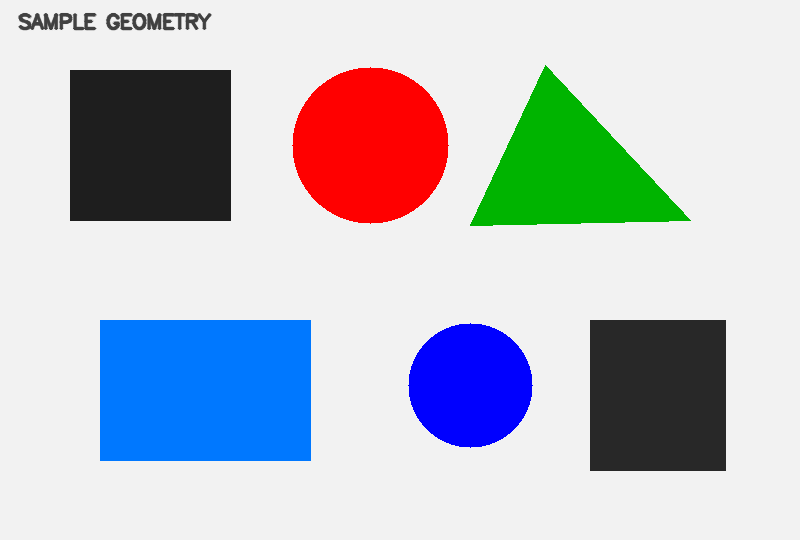
#> input picture Beginner Projects CLI/test_images/geometric_scene.png, 800 x 540 px
$ python contours.py
#> lines starting #> are read from the running program, lines starting #| are printed output that depends on the picture; after the words box and inside, x2 and y2 are one past the last pixel; in counts of white or black regions, pixels touching at a corner belong together
#> in main, image is the input picture: shape (540, 800, 3); mean B, G, R 200.4, 191.3, 187
"""Detect and annotate external contours in a still image."""
from __future__ import annotations
import argparse
from pathlib import Path
import cv2

HERE = Path(__file__).resolve().parent
DEFAULT_IMAGE = HERE / "test_images" / "geometric_scene.png"

def process(image, min_area=500):
#> called with min_area = 600
    if image is None or image.size == 0:
        raise ValueError("Input image is empty.")
    output = image.copy()
    gray = cv2.cvtColor(image, cv2.COLOR_BGR2GRAY) if image.ndim == 3 else image.copy()
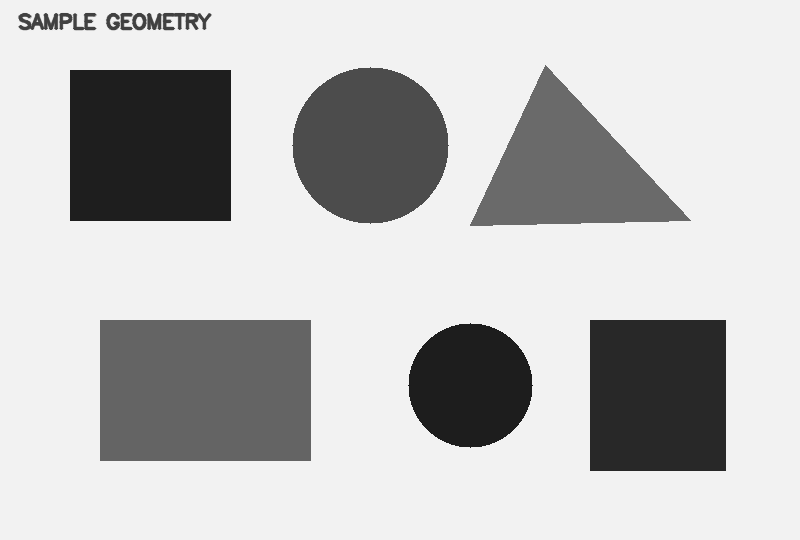
#> gray: shape (540, 800); min 29, max 242, mean 191.1
    blurred = cv2.GaussianBlur(gray, (5, 5), 0)
    _, mask = cv2.threshold(blurred, 0, 255, cv2.THRESH_BINARY_INV + cv2.THRESH_OTSU)
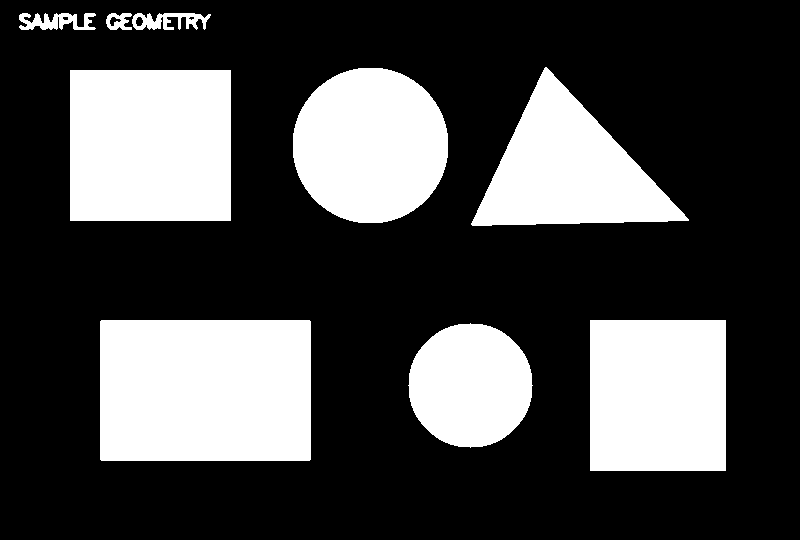
#> mask: shape (540, 800); 29% white; 9 white regions
    contours, _ = cv2.findContours(mask, cv2.RETR_EXTERNAL, cv2.CHAIN_APPROX_SIMPLE)
#> contours = 9 contours; largest, box (x1, y1, x2, y2) and area: (100, 320, 311, 461) 29398, (70, 70, 231, 221) 24000, (590, 320, 726, 471) 20250, (293, 68, 448, 223) 18884, (471, 67, 689, 226) 17201
    kept = 0
    for contour in sorted(contours, key=cv2.contourArea, reverse=True):
        area = cv2.contourArea(contour)
        if area < min_area:
            continue
        x, y, w, h = cv2.boundingRect(contour)
        cv2.drawContours(output, [contour], -1, (0, 190, 255), 2)
        cv2.rectangle(output, (x, y), (x+w, y+h), (40, 220, 80), 2)
        cv2.putText(output, f"A={area:.0f}px2", (x, max(20, y-8)), cv2.FONT_HERSHEY_SIMPLEX, .48, (20,20,20), 3, cv2.LINE_AA)
        cv2.putText(output, f"A={area:.0f}px2", (x, max(20, y-8)), cv2.FONT_HERSHEY_SIMPLEX, .48, (255,255,255), 1, cv2.LINE_AA)
        kept += 1
#> this loop made 9 passes
#> (area, x, y, w, h) on passes 1, 4, 5, 6, 7, 8: (29398, 100, 320, 211, 141), (18884, 293, 68, 155, 155), (17201, 471, 67, 218, 159), (11966, 408, 323, 125, 125), (702, 132, 13, 79, 17), (671.5, 19, 13, 77, 17)
#> (contour, area, x, y, w, h) on passes 2 to 3: ([[70, 70], [70, 220], [230, 220], [230, 70]], 24000, 70, 70, 161, 151), ([[590, 320], [590, 470], [725, 470], [725, 320]], 20250, 590, 320, 136, 151)
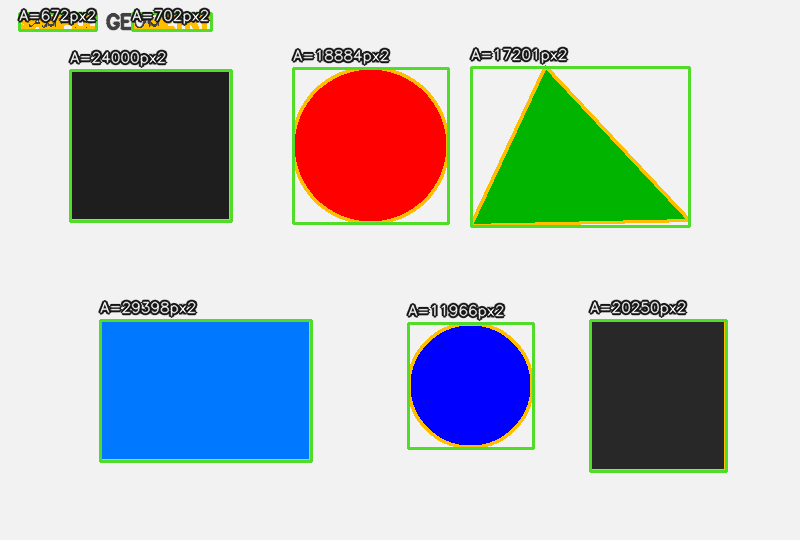
#> output: shape (540, 800, 3); 6.59% of pixels changed, all inside (x1, y1, x2, y2) = (16, 7, 728, 473)
#> after the loop, kept = 8
    cv2.putText(output, f"Contours: {kept}", (16, 32), cv2.FONT_HERSHEY_SIMPLEX, .8, (0,160,255), 2, cv2.LINE_AA)
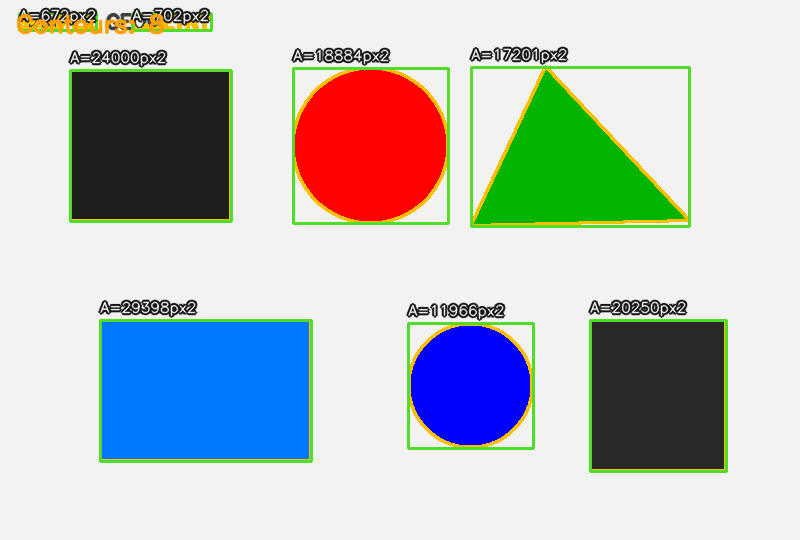
#> output: shape (540, 800, 3); 0.4% of pixels changed, all inside (x1, y1, x2, y2) = (16, 13, 165, 35)
    return output, kept, mask

def main():
    ap = argparse.ArgumentParser(description=__doc__)
    ap.add_argument("--image", type=Path, default=DEFAULT_IMAGE)
    ap.add_argument("--min-area", type=float, default=600)
    ap.add_argument("--output", type=Path, default=HERE / "outputs" / "contours_output.png")
    ap.add_argument("--show", action="store_true")
    args = ap.parse_args()
    image = cv2.imread(str(args.image))
    if image is None:
        raise SystemExit(f"ERROR: Could not read image: {args.image}")
    result, count, mask = process(image, args.min_area)
#> count = 8
    args.output.parent.mkdir(parents=True, exist_ok=True)
    cv2.imwrite(str(args.output), result)
    cv2.imwrite(str(args.output.with_name(args.output.stem + "_mask.png")), mask)
    print(f"[OK] {count} contours retained | Output: {args.output.resolve()}")
#| [OK] 8 contours retained | Output: Beginner Projects CLI/outputs/contours_output.png
    if args.show:
        cv2.imshow("Contours", result); cv2.imshow("Binary mask", mask)
        cv2.waitKey(0); cv2.destroyAllWindows()

if __name__ == "__main__":
    main()
